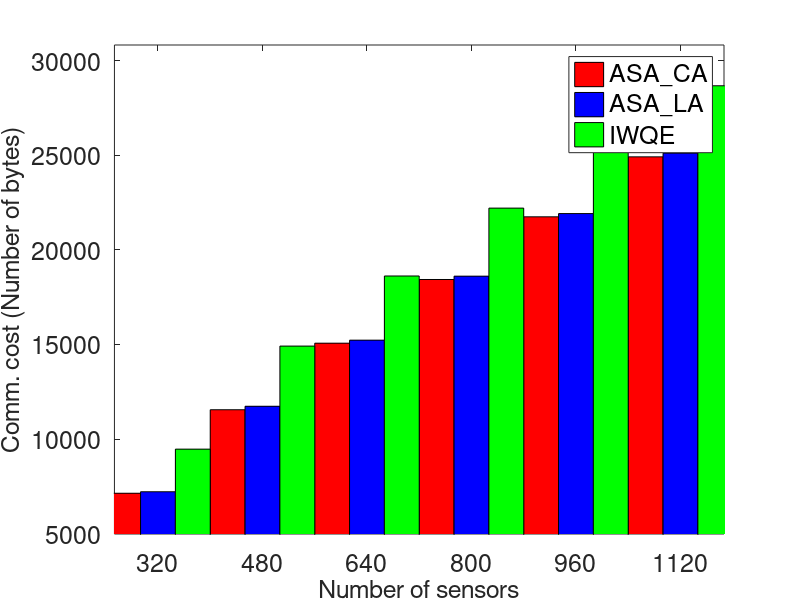
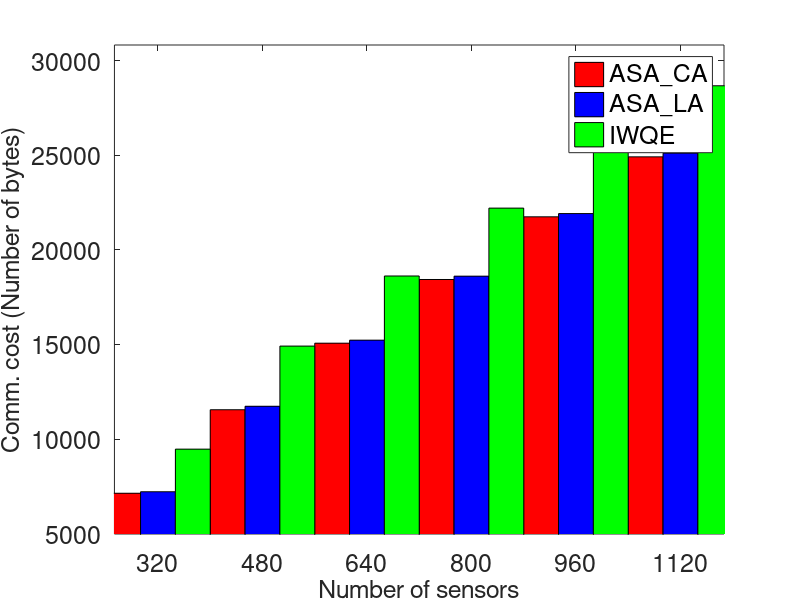
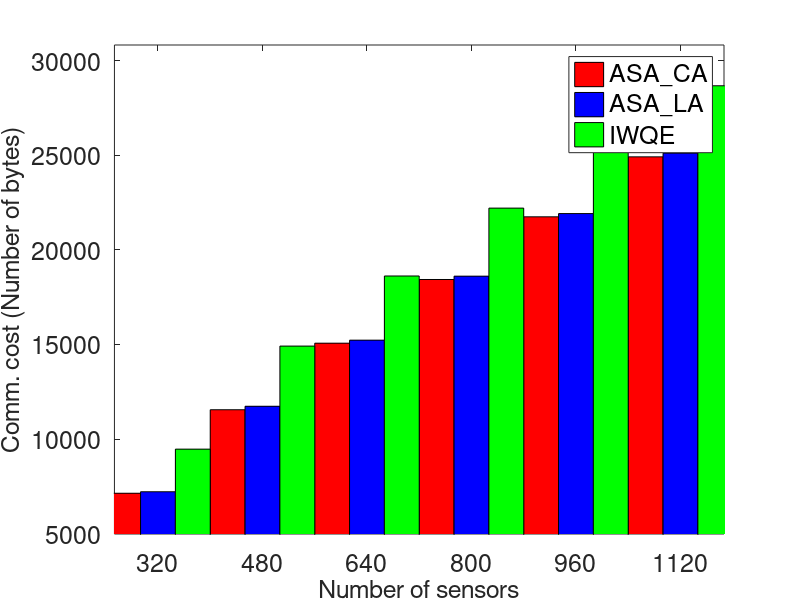
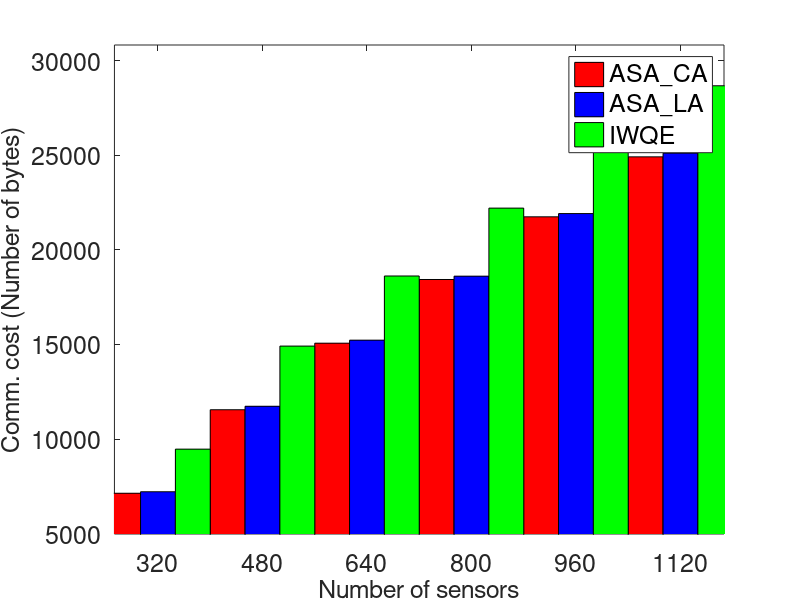

Here is the MATLAB script that generated these plots, in order:
nodeNum = [320.0;480.0;640.0;800.0;960.0;1120.0];
x = nodeNum';
ASA_CA = [7136.8421052631575;11552.0;15069.0;18436.0;21750.0;24920.0];
y(:,1) = ASA_CA';
ASA_LA = [7216.8421052631575;11735.0;15229.0;18612.0;21921.0;25116.0];
y(:,2) = ASA_LA';
IWQE = [9468.421052631578;14916.0;18621.0;22209.0;25577.0;28677.0];
y(:,3) = IWQE';
figure1 = figure;
fontSize = 18;
set(figure1,'Color',[1,1,1]);
axes1 = axes('XTick',nodeNum,'Parent',figure1,'Box','on','FontSize', fontSize);
xgap = (max(x)-min(x))/size(x,2)/2;
xlim(axes1,[min(x)-xgap max(x)+xgap]);
maxy = max(max(y));
miny = min(min(y));
ygap1 = (maxy - miny)/10;
ygap2 = (maxy - miny)/10;
ylim(axes1,[miny-ygap1 maxy+ygap2]);
hold on;
bar1 = bar(x,y,'Parent',axes1);
set(bar1(1),'facecolor','r');
set(bar1(2),'facecolor','b');
set(bar1(3),'facecolor','g');
set(bar1,'BarWidth',1);
xlabel('Number of sensors','FontSize', fontSize);
ylabel('Comm. cost (Number of bytes)','FontSize', fontSize);
hl = legend('ASA\_CA','ASA\_LA','IWQE');
%Legend Location North,South,East,West
set(hl,'Location','Best','FontSize', fontSize);
print(gcf,'-depsc','nodeNum_packetFrameNum_bar.eps');
print(gcf,'-djpeg','nodeNum_packetFrameNum_bar.jpeg');
print(gcf,'-dtiff','nodeNum_packetFrameNum_bar.tif');
print(gcf,'-dbitmap','nodeNum_packetFrameNum_bar.bmp');
print(gcf,'-dpng','nodeNum_packetFrameNum_bar.png');
